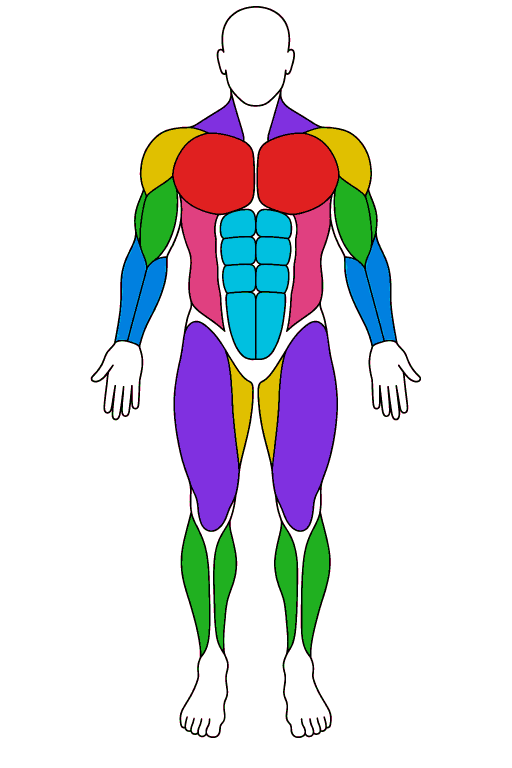
#> input picture tools/body-renders/front.png, 1024 x 1536 px (shown at 1/2 size); its folder holds 2 pictures in this run; the run also reads 1 picture not shown here
$ python trace-body-geometry.py
#> lines starting #> are read from the running program, lines starting #| are printed output that depends on the picture; after the words box and inside, x2 and y2 are one past the last pixel; in counts of white or black regions, pixels touching at a corner belong together
"""Regenerate src/lib/bodyGeometry.ts from the two flat-colour anatomy renders.

    python3 tools/trace-body-geometry.py

Run it from the repo root. Inputs are tools/body-renders/{front,back}.png,
which are committed for exactly this reason: without them the geometry can
never be adjusted, only replaced.

Those renders are the generated art with every pixel snapped to the PALETTE
below — the same decision this script's classifier makes anyway, so they are
equivalent input, minus the generator's faint per-pixel noise. That is worth
doing: it takes the pair from 2.6 MB to 56 KB, and re-tracing them reproduces
the checked-in geometry exactly. Do not let a quantiser choose the palette
instead; asked to pick 14 colours it spends nine of them on shades of white and
mashes the muscle colours into three.

The renders were generated to be segmentable — one flat colour per muscle
group, ringed by an unbroken black outline — because neither of the obvious
routes works. A stock anatomy PNG has no notion of "the lats" and flood-filling
its linework leaks through the soft shading; auto-tracing one to SVG gives
hundreds of anonymous paths grouped by grey level, which is the same problem in
XML. Here a colour plus a vertical band names a muscle exactly.

Requires: pillow, numpy, scipy, scikit-image.

The renders were generated to be segmentable: every muscle group is one flat
colour ringed by a solid black outline, so a colour plus a vertical band names
a muscle exactly. Nothing here guesses at an outline.

Two things make the edges clean rather than ragged:
  * every pixel is assigned to its NEAREST flat colour, so the anti-aliased
    fringe between a fill and the ink lands on one side or the other instead of
    being dropped and leaving a torn boundary;
  * the ink itself is then absorbed by whichever region is closest, so
    neighbours meet along the old outline's centreline and no gutter is left.
"""
from pathlib import Path

import numpy as np
from PIL import Image
from scipy import ndimage
from skimage import measure

HERE = Path(__file__).resolve().parent
FRONT_PNG = HERE / 'body-renders' / 'front.png'
BACK_PNG = HERE / 'body-renders' / 'back.png'
OUT_TS = HERE.parent / 'src' / 'lib' / 'bodyGeometry.ts'

# The artwork's palette. Reused colours are told apart by vertical band.
# One entry per hue, not per shade: the artwork's two greens and two purples
# are the same intent a few values apart, and giving each its own slot only
# split one muscle across two labels. Position tells the reuses apart.
PALETTE = {
    'purple': (128, 48, 224), 'yellow': (224, 192, 0), 'red': (224, 32, 32),
    'green': (32, 176, 32), 'cyan': (0, 192, 224), 'pink': (224, 64, 128),
    'blue': (0, 128, 224),
}
FRONT_MAP = [  # (palette key, ymin, ymax, muscle)
    ('purple', 0.00, 0.19, 'traps'),
    ('yellow', 0.00, 0.25, 'delts'),            # split into front/side below
    ('red', 0.00, 0.30, 'chest'),
    ('green', 0.20, 0.50, 'biceps'),
    ('cyan', 0.20, 0.50, 'abs'),
    ('pink', 0.25, 0.50, 'obliques'),
    ('blue', 0.30, 0.50, 'forearms'),
    ('yellow', 0.45, 0.62, 'adductors'),
    ('purple', 0.45, 0.70, 'quads'),
    ('green', 0.65, 1.00, 'calves'),
]
BACK_MAP = [
    ('purple', 0.00, 0.25, 'traps'),
    ('yellow', 0.00, 0.25, 'rear_delts'),
    ('pink', 0.00, 0.27, 'upper_back'),
    ('pink', 0.27, 0.45, 'lats'),
    ('green', 0.20, 0.40, 'triceps'),
    ('blue', 0.30, 0.50, 'forearms'),
    ('cyan', 0.30, 0.45, 'lower_back'),
    ('purple', 0.40, 0.55, 'glutes'),
    ('yellow', 0.50, 0.70, 'hamstrings'),
    ('green', 0.65, 1.00, 'calves'),
]

MIN_PX = 3000        # real groups are 6k+; anything smaller is classifier litter
VIEW_H = 200.0        # normalised height; width follows the figure's aspect
DESPECKLE = 3         # opening radius, kills classifier confetti
ABSORB = 4            # px of ink a region may claim, so two meet on its centreline
TOLERANCE = 1.2       # polygon simplification, in source pixels


def classify(path):
    """Per-COMPONENT labels, ink absorbed, plus the body mask.

    Components rather than colours, because absorbing the ink between two
    same-coloured neighbours would otherwise weld them together — which is
    exactly what happened to the upper back and the lats, both drawn pink.
    """
    a = np.asarray(Image.open(path).convert('RGB')).astype(np.int16)
    h, w = a.shape[:2]

    names = list(PALETTE)
    ref = np.array([PALETTE[n] for n in names], np.int16)
    dist = np.linalg.norm(a[:, :, None, :] - ref[None, None, :, :], axis=-1)
    nearest = dist.argmin(axis=-1)
    strength = dist.min(axis=-1)

    # Ink is dark in EVERY channel. Testing mean luminance called #20a020
    # green ink and deleted the biceps and calves outright.
    ink = a.max(axis=-1) < 110
    paper = a.min(axis=-1) > 225
    # A fill is a pixel that is neither ink nor paper and lands near a palette
    # colour. The threshold is loose: classification is by nearest, not by match.
    fill = (~ink) & (~paper) & (strength < 150)

    body = ndimage.binary_fill_holes(~paper)

    # One globally-unique id per connected patch of one colour.
    comps = np.zeros((h, w), np.int32)
    colour_of = {}
    for i, name in enumerate(names):
        core = ndimage.binary_opening(fill & (nearest == i), np.ones((DESPECKLE, DESPECKLE)))
        lab, n = ndimage.label(core)
        for c in range(1, n + 1):
            piece = lab == c
            if piece.sum() < MIN_PX:
                continue
            new = len(colour_of) + 1
            comps[piece] = new
            colour_of[new] = name

    # Absorb the ink, and ONLY the ink, within a few pixels: two regions then
    # meet along their old outline's centreline. Absorbing every unlabelled
    # body pixel instead swallowed the white head into the traps.
    gap = comps == 0
    dist, (iy, ix) = ndimage.distance_transform_edt(gap, return_indices=True)
    holes = body & gap & ink & (dist <= ABSORB)
    comps = np.where(holes, comps[iy, ix], comps)

    return comps, colour_of, body, (w, h)


def masks_for(path, table):
    comps, colour_of, body, size = classify(path)
    h = size[1]
    out, claimed = {}, set()
    for cid, colour in colour_of.items():
        piece = comps == cid
        if not piece.any():
            continue
        cy = np.nonzero(piece)[0].mean() / h
        muscle = next((m for (k, y0, y1, m) in table if k == colour and y0 <= cy < y1), None)
        if muscle is None:
            continue
        claimed.add(cid)
        out[muscle] = out.get(muscle, np.zeros_like(piece)) | piece
    missed = set(colour_of) - claimed
    if missed:
        print('   unclaimed components:', [(colour_of[c], int((comps == c).sum())) for c in missed])
    return out, body, size


def split_delts(mask):
    """The front cap is one shape; the anterior head is its inner half."""
    front = np.zeros_like(mask)
    side = np.zeros_like(mask)
    lab, n = ndimage.label(mask)
    cols = np.arange(mask.shape[1])[None, :]
    mid = mask.shape[1] / 2
    for i in range(1, n + 1):
        piece = lab == i
        xs = np.nonzero(piece)[1]
        cut = (xs.min() + xs.max()) / 2
        # Inner means toward the body's centre line, whichever arm this is.
        inner = piece & ((cols >= cut) if xs.max() < mid else (cols <= cut))
        front |= inner
        side |= piece & ~inner
    return front, side


def to_paths(mask, sx, sy, ox, oy):
    """Simplified SVG subpaths for one mask, in normalised coordinates."""
    clean = ndimage.binary_fill_holes(mask)
    subpaths = []
    for contour in measure.find_contours(clean.astype(float), 0.5):
        if len(contour) < 16:
            continue
        poly = measure.approximate_polygon(contour, tolerance=TOLERANCE)
        if len(poly) < 4:
            continue
        pts = [f'{(x - ox) * sx:.1f} {(y - oy) * sy:.1f}' for y, x in poly]
        subpaths.append('M' + 'L'.join(pts) + 'Z')
    return subpaths


def build(path, table, is_front):
    muscles, body, (w, h) = masks_for(path, table)
    if is_front:
        muscles['front_delts'], muscles['side_delts'] = split_delts(muscles.pop('delts'))

    ys, xs = np.nonzero(body)
    ox, oy = xs.min(), ys.min()
    scale = VIEW_H / (ys.max() - ys.min())
    return {
        'width': round((xs.max() - xs.min()) * scale, 1),
        'height': VIEW_H,
        'body': to_paths(body, scale, scale, ox, oy),
        'muscles': {m: to_paths(k, scale, scale, ox, oy) for m, k in sorted(muscles.items())},
    }


HEADER = """import type { MuscleId } from '../db/types';

/* -------------------------------------------------------------------------- */
/*  Body geometry for the Levels heat map.                                    */
/*                                                                            */
/*  GENERATED by tools/trace-body-geometry.py — do not hand-edit. Traced from  */
/*  two flat-colour anatomical renders in tools/body-renders, where every      */
/*  muscle group is one solid colour ringed by a black outline: a colour plus  */
/*  a vertical band names a muscle exactly, so these outlines come from the    */
/*  drawing rather than from a guess. Re-run the script to change them.       */
/*                                                                            */
/*  Both views are scaled to a common 200-unit height from the same origin,    */
/*  so front and back sit side by side at one scale. Left and right are        */
/*  separate subpaths, traced independently rather than mirrored: the renders  */
/*  are symmetric to within 1% by area, and a mirrored trace would claim a     */
/*  symmetry the drawing does not quite have.                                  */
/* -------------------------------------------------------------------------- */

export interface BodyView {
  /** Width in the same units as the 200-unit height. */
  width: number;
  height: number;
  /** The figure itself — head, hands and feet included. Never shaded. */
  body: string[];
  /** One entry per muscle this view can show, left and right as subpaths. */
  muscles: Partial<Record<MuscleId, string[]>>;
}
"""


def emit(name: str, view: dict, comment: str) -> str:
    lines = [f'\n/** {comment} */', f'export const {name}: BodyView = {{',
             f"  width: {view['width']},", f"  height: {view['height']},", '  body: [']
    lines += [f"    '{p}'," for p in view['body']]
    lines += ['  ],', '  muscles: {']
    for muscle in sorted(view['muscles']):
        lines.append(f'    {muscle}: [')
        lines += [f"      '{p}'," for p in view['muscles'][muscle]]
        lines.append('    ],')
    lines += ['  },', '};', '']
    return '\n'.join(lines)


front = build(FRONT_PNG, FRONT_MAP, True)
#> in classify, `nearest = dist.argmin(axis=-1)`:
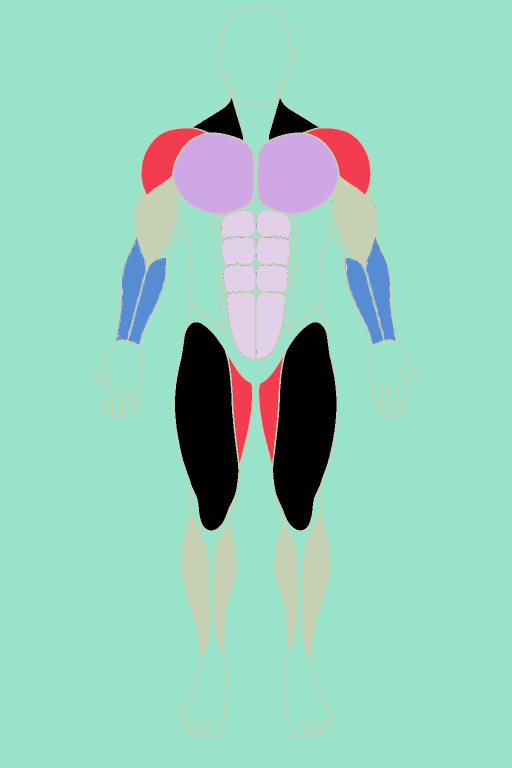
#> nearest: shape (1536, 1024) int64 (shown at 1/2 size); 7 distinct labels, from 0 to 6; one colour per label, 0 black
#> the loop in classify, `for i, name in enumerate(names):` made 7 passes
#> n on passes 1 to 7: 4, 4, 2, 8, 10, 2, 4
#> pass 1, in classify, `lab, n = ndimage.label(core)`:
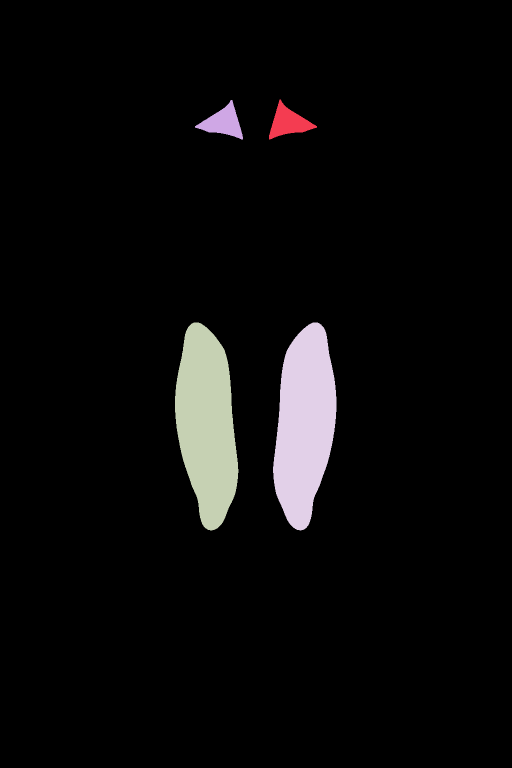
#> lab: shape (1536, 1024) int32 (shown at 1/2 size); 5 distinct labels, from 0 to 4; one colour per label, 0 black
#> after the loop in classify, `for i, name in enumerate(names):`:
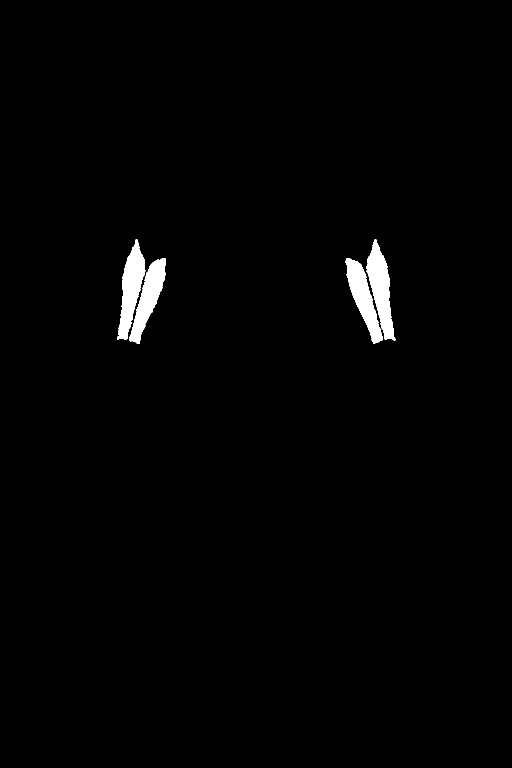
#> core: shape (1536, 1024) bool (shown at 1/2 size); 1.4% white; 4 white regions, box (x1, y1, x2, y2) and area: (733, 479, 791, 681) 5621, (235, 479, 291, 680) 5518, (258, 516, 332, 688) 5119, (691, 516, 766, 687) 5044
#> after the loop in classify, `for i, name in enumerate(names):`: colour_of = 30 items
#> in classify, `dist, (iy, ix) = ndimage.distance_transform_edt(gap, return_indices=Tr..`:
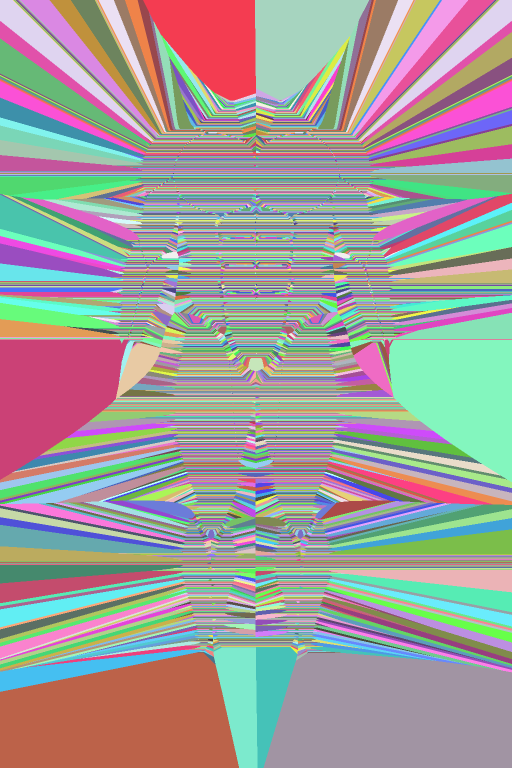
#> iy: shape (1536, 1024) int32 (shown at 1/2 size); 1108 distinct labels, from 199 to 1306; one colour per label, 0 black
#> in classify, `comps = np.where(holes, comps[iy, ix], comps)`:
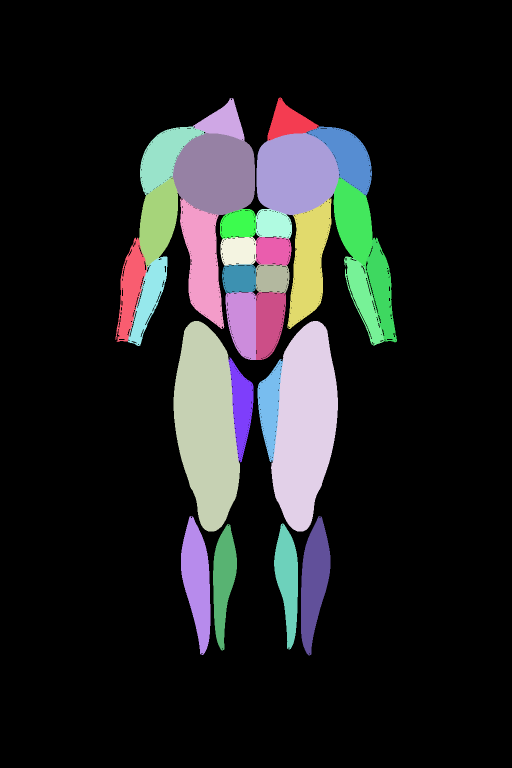
#> comps: shape (1536, 1024) int32 (shown at 1/2 size); 31 distinct labels, from 0 to 30; one colour per label, 0 black
#> in masks_for, `comps, colour_of, body, size = classify(path)`: size = (1024, 1536)
#> in masks_for, `h = size[1]`: h = 1536
#> the loop in masks_for, `for cid, colour in colour_of.items():` made 30 passes
#> (colour, cy, muscle) on passes 1 to 8: ('purple', 0.159, 'traps'), ('purple', 0.159, 'traps'), ('purple', 0.552, 'quads'), ('purple', 0.552, 'quads'), ('yellow', 0.203, 'delts'), ('yellow', 0.203, 'delts'), ('yellow', 0.53, 'adductors'), ('yellow', 0.53, 'adductors')
#> after the loop in masks_for, `for cid, colour in colour_of.items():`: claimed = 30 items; out = 10 items
#> in masks_for, `missed = set(colour_of) - claimed`: missed = 0 items
#> in build, `muscles, body, (w, h) = masks_for(path, table)`: muscles = 10 items; w = 1024; h = 1536
#> in split_delts, `lab, n = ndimage.label(mask)`: n = 7
#> the loop in split_delts, `for i in range(1, n + 1):` made 7 passes
#> (xs, cut) on passes 3 to 7: ([613], 613), ([612], 612), ([409, 410], 409.5), ([613], 613), ([650], 650)
#> after the loop in split_delts, `for i in range(1, n + 1):`:
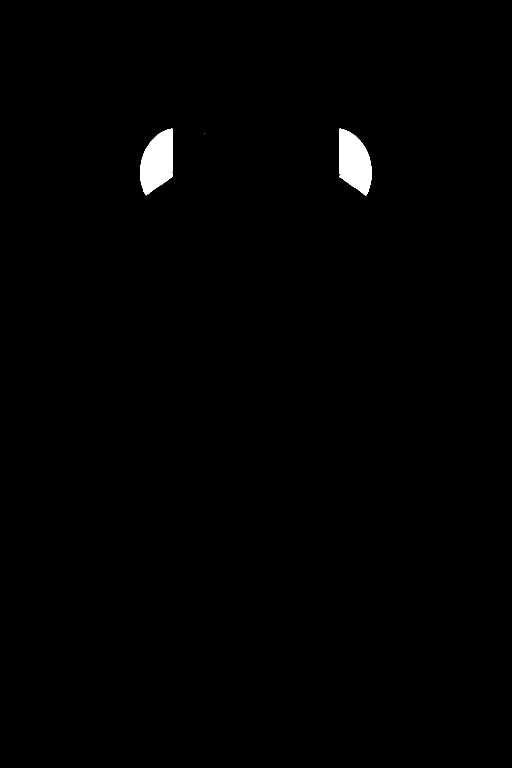
#> side: shape (1536, 1024) bool (shown at 1/2 size); 0.78% white; 3 white regions (1 under 20 px), largest, box (x1, y1, x2, y2) and area: (280, 257, 345, 391) 6113, (679, 257, 744, 391) 6097
#> in build, `ox, oy = xs.min(), ys.min()`: ox = 181; oy = 12
#> in build, `scale = VIEW_H / (ys.max() - ys.min())`: scale = 0.137
#> the loop in to_paths, `for contour in measure.find_contours(clean.astype(float), 0.5):` made 1 pass
#> after the loop in to_paths, `for contour in measure.find_contours(clean.astype(float), 0.5):`: subpaths = 1 item
#> the loop in to_paths (call 2), `for contour in measure.find_contours(clean.astype(float), 0.5):` made 1 pass
#> in to_paths (call 10), `clean = ndimage.binary_fill_holes(mask)`:
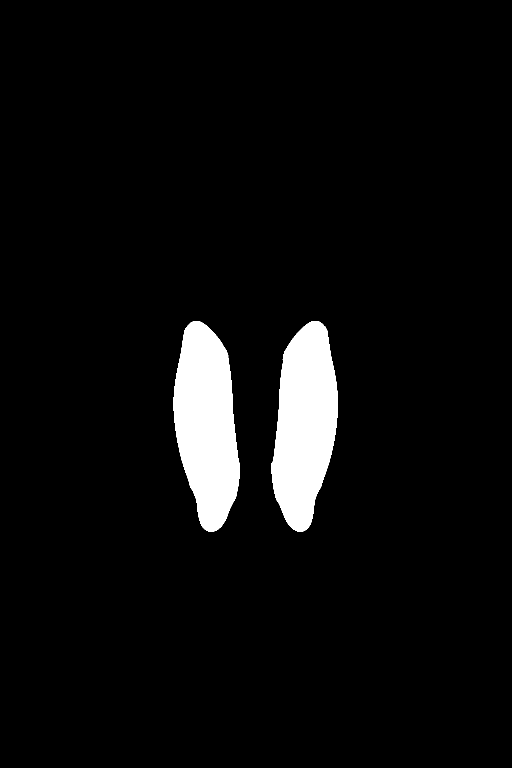
#> clean: shape (1536, 1024) bool (shown at 1/2 size); 5.1% white; 2 white regions, box (x1, y1, x2, y2) and area: (347, 642, 480, 1063) 39864, (542, 642, 676, 1063) 39786
#> the loop in to_paths (call 10), `for contour in measure.find_contours(clean.astype(float), 0.5):` made 2 passes
#> front = 4 items
back = build(BACK_PNG, BACK_MAP, False)
#> the loop in classify (call 2), `for i, name in enumerate(names):` made 7 passes
#> the loop in masks_for (call 2), `for cid, colour in colour_of.items():` made 21 passes
#> (colour, cy, muscle) on passes 1 to 8: ('purple', 0.19, 'traps'), ('purple', 0.478, 'glutes'), ('purple', 0.478, 'glutes'), ('yellow', 0.201, 'rear_delts'), ('yellow', 0.201, 'rear_delts'), ('yellow', 0.593, 'hamstrings'), ('yellow', 0.593, 'hamstrings'), ('green', 0.286, 'triceps')
#> back = 4 items

OUT_TS.write_text(
    HEADER
    + emit('FRONT_VIEW', front,
           'Anterior groups. The only view that carries chest, abs, quads and adductors.')
    + emit('BACK_VIEW', back,
           'Posterior groups. The only view that carries lats, glutes and hamstrings.')
)
#> in emit, `lines += [f"    '{p}'," for p in view['body']]`: lines = 6 items
#> the loop in emit, `for muscle in sorted(view['muscles']):` made 11 passes
#> muscle on passes 1 to 8: 'abs', 'adductors', 'biceps', 'calves', 'chest', 'forearms', 'front_delts', 'obliques'
#> after the loop in emit, `for muscle in sorted(view['muscles']):`: lines = 53 items
#> the loop in emit (call 2), `for muscle in sorted(view['muscles']):` made 10 passes

print(f'wrote {OUT_TS.relative_to(HERE.parent)}')
for tag, view in (('front', front), ('back', back)):
    size = sum(len(''.join(p)) for p in view['muscles'].values()) + len(''.join(view['body']))
    print(f"  {tag}: {view['width']}x{view['height']}  "
          f"{len(view['muscles'])} muscles  {size / 1024:.1f} KB of path data")
#> this loop made 2 passes
#> (printed output is left out)
